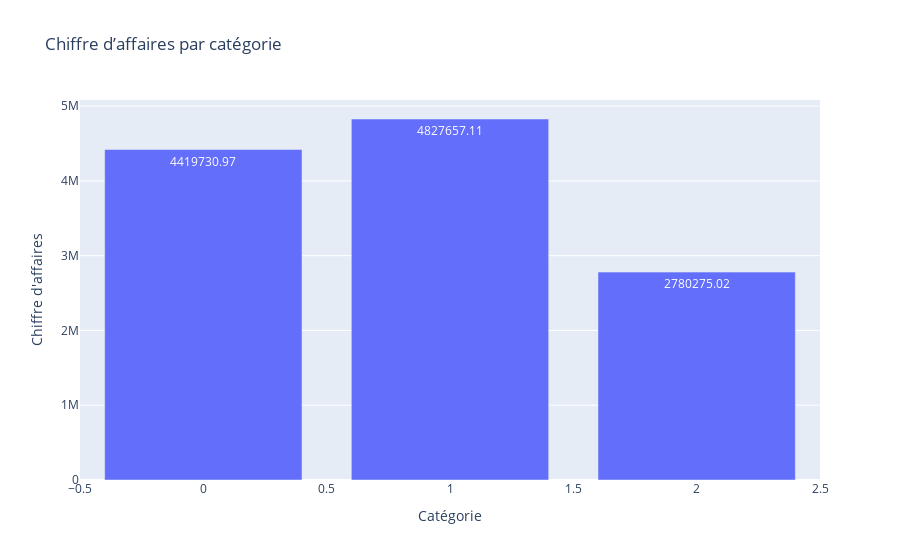

Notebook source saved alongside this figure:
### Code cell
#Representation graphique du CA par categorie
fig = px.bar(
    ca_categorie, 
    x='categ', 
    y='ca',
    title='Chiffre d’affaires par catégorie',
    labels={'categ': 'Catégorie', 'ca': 'Chiffre d\'affaires'}
)
# Ajouter les valeurs sur les barres
fig.update_traces(text=ca_categorie['ca'], textposition='auto')
fig.show()

### Figure 1 — Plotly figure (JSON) as saved in the notebook; plotly's stock layout.template omitted (floating-point values rounded to 4 significant figures)
{"data": [{"alignmentgroup": "True", "hovertemplate": "Catégorie=%{x}<br>Chiffre d'affaires=%{y}<extra></extra>", "legendgroup": "", "marker": {"color": "#636efa", "pattern": {"shape": ""}}, "name": "", "offsetgroup": "", "orientation": "v", "showlegend": false, "text": [4420000.0, 4828000.0, 2780000.0], "textposition": "auto", "type": "bar", "x": [0, 1, 2], "xaxis": "x", "y": [4420000.0, 4828000.0, 2780000.0], "yaxis": "y"}], "layout": {"autosize": true, "barmode": "relative", "legend": {"tracegroupgap": 0}, "title": {"text": "Chiffre d’affaires par catégorie"}, "xaxis": {"anchor": "y", "autorange": true, "domain": [0, 1], "range": [-0.5, 2.5], "title": {"text": "Catégorie"}, "type": "linear"}, "yaxis": {"anchor": "x", "autorange": true, "domain": [0, 1], "range": [0, 5082000.0], "title": {"text": "Chiffre d'affaires"}, "type": "linear"}}}
